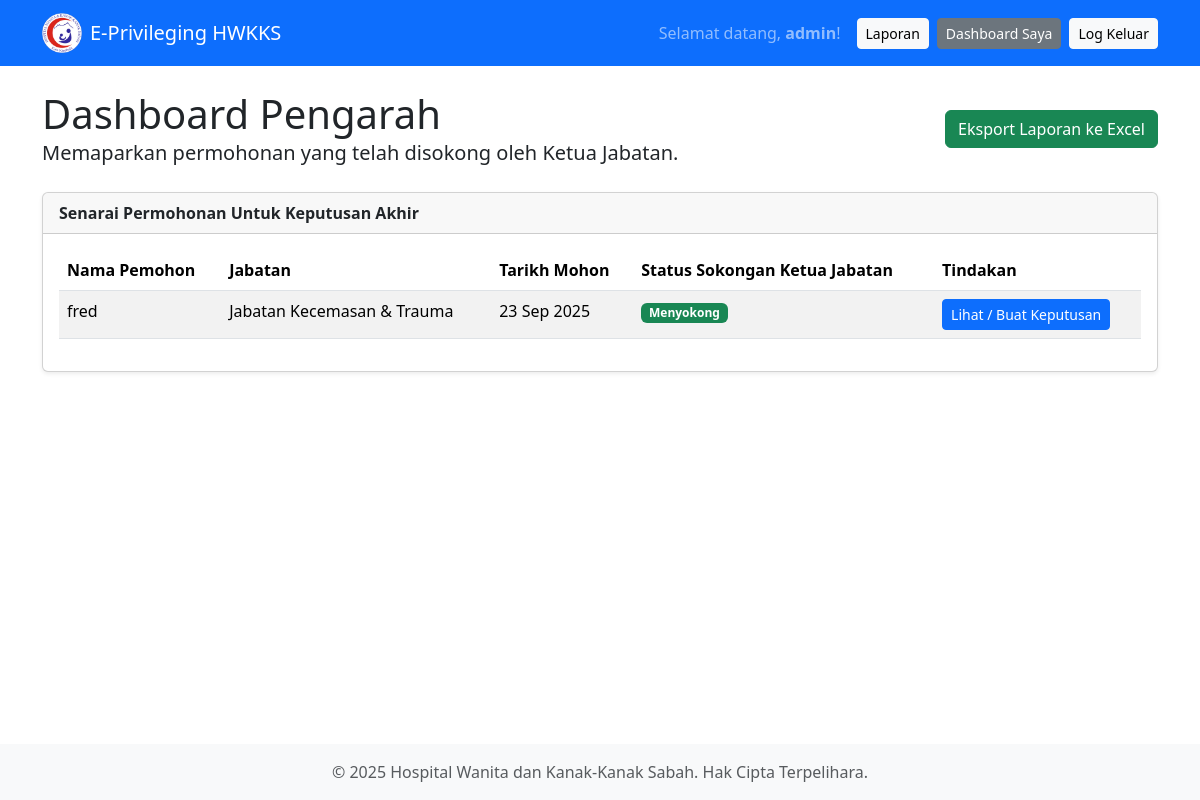
The page /pengarah/dashboard/ (signed in) on the database as committed earlier.
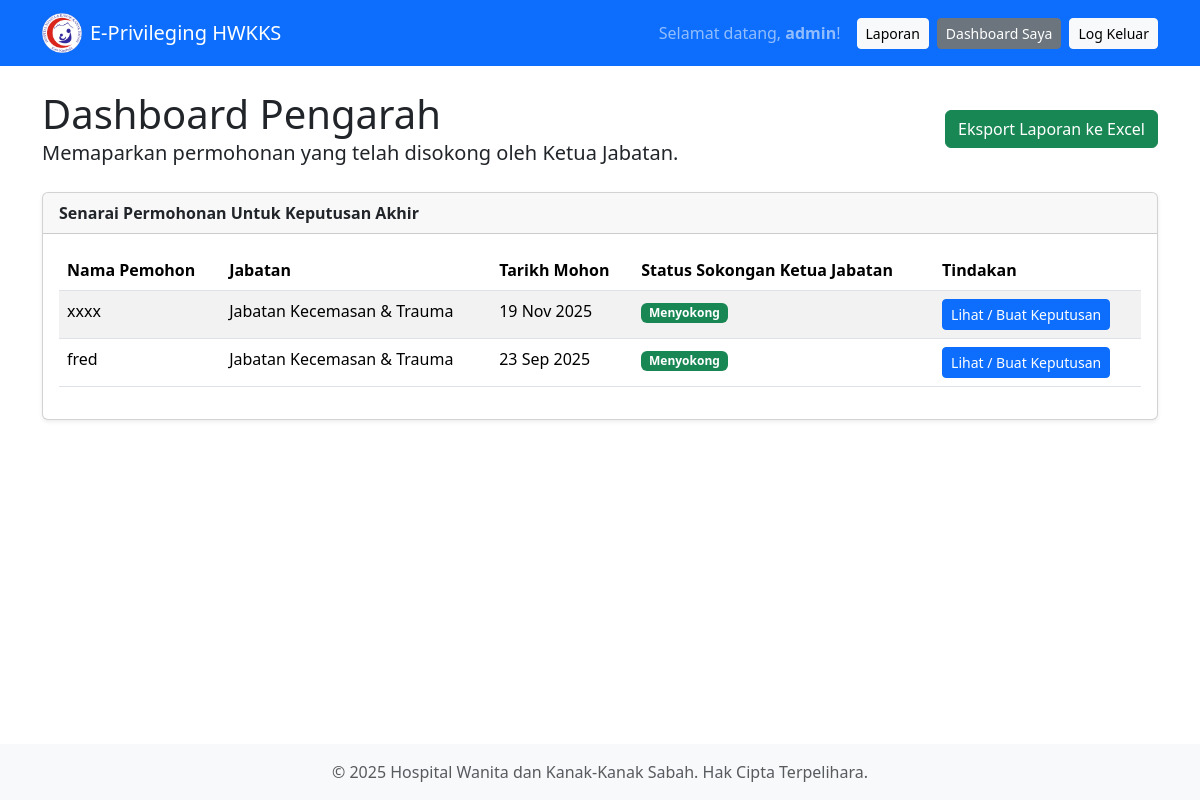
The same page on the database as committed later.
### permohonan/models.py (models this page shows, shortened)
class Permohonan(models.Model):
    KATEGORI_UTAMA_CHOICES = [('', '---------'), ('Pakar Perubatan / Pergigian', 'Pakar Perubatan / Pergigian'), ('Pegawai Perubatan', 'Pegawai Perubatan'), ('Jururawat', 'Jururawat'), ('Penolong Pegawai Perubatan', 'Penolong Pegawai Perubatan'), ('Juruterapi Pergigian', 'Juruterapi Pergigian'), ('Anggota Kesihatan Bersekutu', 'Anggota Kesihatan Bersekutu'), ('Pegawai Farmasi', 'Pegawai Farmasi'), ('Penolong Pegawai Farmasi', 'Penolong Pegawai Farmasi'), ('Lain-lain', 'Lain-lain')]
    KATEGORI_BAWAHAN_CHOICES = [('', '---------'), ('Pakar HWKKS', 'Pakar HWKKS'), ('Pakar KKM Lain', 'Pakar KKM dari Hospital lain selain HWKKS'), ('Pakar Bukan KKM', 'Pakar daripada institusi selain KKM'), ('Lantikan Baru', 'Lantikan baru/ bertukar masuk'), ('Ada Credentialing', 'Ada Credentialing'), ('Ada Post Basic', 'Ada Post Basic')]
    JENIS_PERMOHONAN_CHOICES = [('Baru', 'Permohonan Baru (Privileging)'), ('Penambahan', 'Permohonan Penambahan (Privileging Addition)'), ('Ulangan', 'Permohonan Ulangan (Re-Privileging)'), ('Ulangan + Tambah', 'Permohonan Ulangan bersama penambahan prosedur baru'), ('Ulangan + Kurang', 'Permohonan Ulangan bersama pengurangan prosedur baru')]
    SOKONGAN_CHOICES = [('Menunggu', 'Menunggu Semakan'), ('Menyokong', 'Menyokong'), ('Tidak Menyokong', 'Tidak Menyokong')]
    KELULUSAN_CHOICES = [('Menunggu', 'Menunggu Keputusan'), ('Ya', 'Diluluskan'), ('Tidak', 'Ditolak')]
    pemohon = models.ForeignKey(User, on_delete=models.SET_NULL, null=True, blank=True)
    nama_pemohon = models.CharField(max_length=255)
    no_kp = models.CharField("No K/P", max_length=15)
    jawatan = models.ForeignKey(Jawatan, on_delete=models.PROTECT, null=True, verbose_name="Jawatan")
    gred = models.ForeignKey(Gred, on_delete=models.PROTECT, null=True, verbose_name="Gred")
    jabatan = models.ForeignKey(Jabatan, on_delete=models.PROTECT, null=True)
    tarikh_mula_bertugas = models.DateField("Tarikh mula bertugas di jabatan sekarang")
    no_sijil_amalan = models.CharField("No. Sijil Amalan Tahunan", max_length=100, blank=True, null=True)
    jenis_permohonan = models.CharField(max_length=50, choices=JENIS_PERMOHONAN_CHOICES, null=True)
    kategori_utama = models.CharField("Kategori Pemohon Utama", max_length=100, choices=KATEGORI_UTAMA_CHOICES, null=True)
    kategori_bawahan = models.CharField("Sub-Kategori Pemohon (Lama)", max_length=100, choices=KATEGORI_BAWAHAN_CHOICES, blank=True, null=True, editable=False)
    sub_kategori = models.ManyToManyField(SubKategori, verbose_name="Sub-Kategori Pemohon", blank=True)
    jawatan_lain = models.CharField("Jawatan Lain-lain (jika berkenaan)", max_length=100, blank=True, null=True)
    tarikh_borang_dihantar = models.DateField(auto_now_add=True)
    status_sokongan_kj = models.CharField("Status Sokongan Ketua Jabatan", max_length=20, choices=SOKONGAN_CHOICES, default='Menunggu')
    ulasan_kj = models.TextField("Ulasan Ketua Jabatan", blank=True, null=True)
    nama_kj = models.CharField("Nama Ketua Jabatan", max_length=255, blank=True, null=True)
    jawatan_kj = models.CharField("Jawatan Ketua Jabatan", max_length=100, blank=True, null=True)
    tarikh_sokongan_kj = models.DateField("Tarikh Sokongan Ketua Jabatan", blank=True, null=True)
    keputusan_jawatanankuasa = models.CharField("Keputusan Pengarah", max_length=20, choices=KELULUSAN_CHOICES, default='Menunggu')
    tarikh_keputusan = models.DateField("Tarikh Keputusan", blank=True, null=True)
    tarikh_sah_sehingga = models.DateField("Tarikh Sah Sehingga", blank=True, null=True)
    no_siri_sijil = models.CharField("No Siri Sijil", max_length=100, blank=True, null=True, unique=True)

class Jabatan(models.Model):
    nama = models.CharField(max_length=150, unique=True)
    def __str__(self):
        return self.nama

### permohonan/views.py (the view)
# urls.py: path('pengarah/dashboard/', views.pengarah_dashboard, name='pengarah_dashboard'),
@login_required
def pengarah_dashboard(request):
    if not (request.user.is_superuser or request.user.groups.filter(name='Pengarah').exists()):
        return redirect('dashboard')
    senarai_permohonan_sedia = Permohonan.objects.filter(status_sokongan_kj='Menyokong').order_by('-tarikh_borang_dihantar')
    context = { 'senarai_permohonan_sedia': senarai_permohonan_sedia }
    return render(request, 'permohonan/pengarah_dashboard.html', context)

### permohonan/templatetags/auth_extras.py (called while the page is built)
@register.filter(name='has_group')
def has_group(user, group_name):
    return user.groups.filter(name=group_name).exists()

### permohonan/templates/permohonan/pengarah_dashboard.html
{% extends 'permohonan/base.html' %}
{% block content %}
    <div class="d-flex justify-content-between align-items-center mb-4">
        <div>
            <h1 class="mb-0">Dashboard Pengarah</h1>
            <p class="lead mb-0">Memaparkan permohonan yang telah disokong oleh Ketua Jabatan.</p>
        </div>
        <div>
            <a href="{% url 'laporan_export_excel' %}" class="btn btn-success">Eksport Laporan ke Excel</a>
        </div>
    </div>
    <div class="card shadow-sm">
        <div class="card-header fw-bold">
            Senarai Permohonan Untuk Keputusan Akhir
        </div>
        <div class="card-body">
            <div class="table-responsive">
                <table class="table table-striped table-hover">
                    <thead>
                        <tr>
                            <th>Nama Pemohon</th>
                            <th>Jabatan</th>
                            <th>Tarikh Mohon</th>
                            <th>Status Sokongan Ketua Jabatan</th>
                            <th>Tindakan</th>
                        </tr>
                    </thead>
                    <tbody>
                        {% for permohonan in senarai_permohonan_sedia %}
                            <tr>
                                <td>{{ permohonan.nama_pemohon }}</td>
                                <td>{{ permohonan.jabatan }}</td>
                                <td>{{ permohonan.tarikh_borang_dihantar|date:"d M Y" }}</td>
                                <td><span class="badge bg-success">{{ permohonan.get_status_sokongan_kj_display }}</span></td>
                                <td>
                                    <a href="{% url 'keputusan_pengarah' pk=permohonan.pk %}" class="btn btn-primary btn-sm">Lihat / Buat Keputusan</a>
                                </td>
                            </tr>
                        {% empty %}
                            <tr><td colspan="5" class="text-center">Tiada permohonan yang sedia untuk dinilai.</td></tr>
                        {% endfor %}
                    </tbody>
                </table>
            </div>
        </div>
    </div>
{% endblock %}

Rows that differ between the two databases and show on the page:
added Permohonan: nama_pemohon "xxxx", jabatan "Jabatan Kecemasan & Trauma", tarikh_borang_dihantar "19 Nov 2025", status_sokongan_kj "Menyokong"
